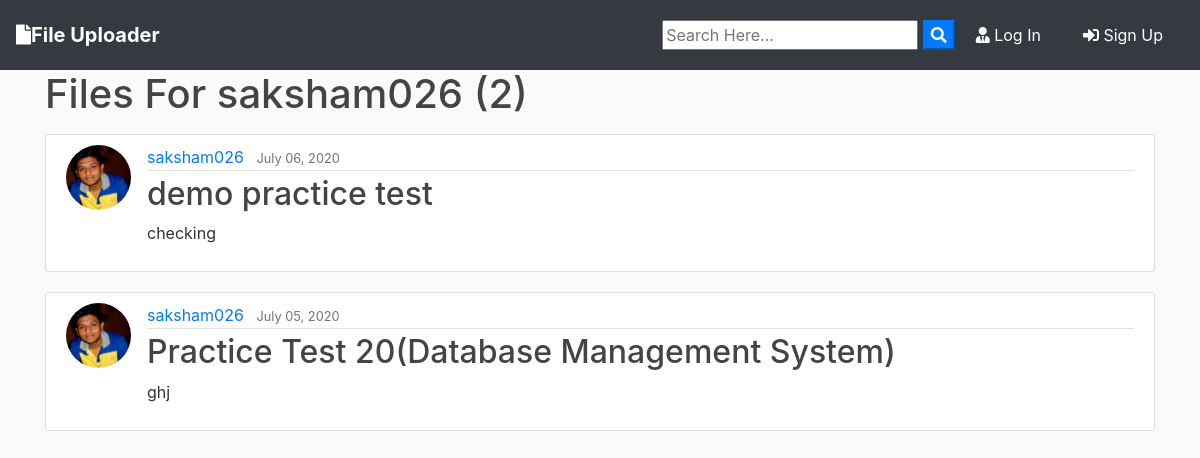
Page /user/saksham026 on the earlier database version.
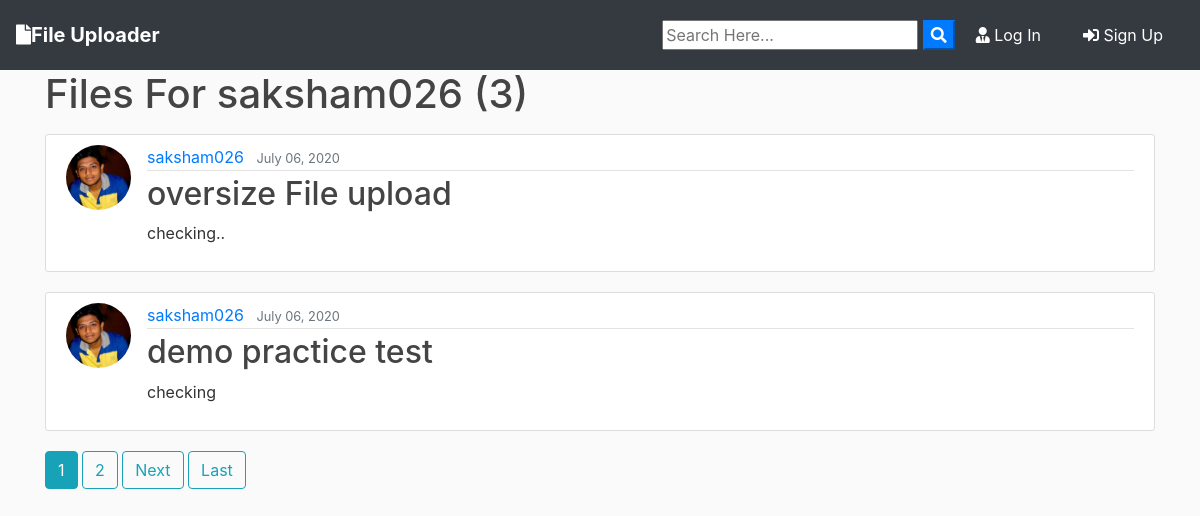
Same page on the later database version.
### uploads/models.py (models this page shows, shortened)
class Filee(models.Model):
	title = models.CharField(max_length=100)
	file = models.FileField(null=True,blank=True,upload_to='Files', validators=[validate_file_size])
	content = models.TextField()
	date_posted = models.DateTimeField(default=timezone.now)
	author = models.ForeignKey(User, on_delete=models.CASCADE)

### users/models.py (models this page shows, shortened)
class Profile(models.Model):
    user = models.OneToOneField(User, on_delete=models.CASCADE)
    image = models.ImageField(default='default.jpg', upload_to='profile_pics')

### uploads/views.py (the view)
# urls.py: path('user/<str:username>', UserFileListView.as_view(), name='user-files'),
class UserFileListView(ListView):
    model = Filee
    template_name = 'upload/user_files.html'  # <app>/<model>_<viewtype>.html
    context_object_name = 'files'
    paginate_by = 2
    def get_queryset(self):
        user = get_object_or_404(User, username=self.kwargs.get('username'))
        return Filee.objects.filter(author=user).order_by('-date_posted')

### uploads/templates/upload/user_files.html (shortened to what this page needs)
{% extends "upload/base.html" %}
{% block content %}
    <h1 class="mb-3">Files For {{ view.kwargs.username }} ({{ page_obj.paginator.count }})</h1>
    {% for filee in files %}
        <article class="media content-section">
          <img class="rounded-circle article-img" src="{{ filee.author.profile.image.url }}">
          <div class="media-body">
            <div class="article-metadata">
              <a class="mr-2" href="{% url 'user-files' filee.author.username %}">{{ filee.author }}</a>
              <small class="text-muted">{{ filee.date_posted|date:"F d, Y" }}</small>
            </div>
            <h2><a class="article-title" href="{% url 'file-detail' filee.id %}">{{ filee.title }}</a></h2>
            <p class="article-content">{{ filee.content }}</p>
          </div>
        </article>
    {% endfor %}
    {% if is_paginated %}
      {% for num in page_obj.paginator.page_range %}
        {% if page_obj.number == num %}
          <a class="btn btn-info mb-4" href="?page={{ num }}">{{ num }}</a>
        {% elif num > page_obj.number|add:'-3' and num < page_obj.number|add:'3' %}
          <a class="btn btn-outline-info mb-4" href="?page={{ num }}">{{ num }}</a>
        {% endif %}
      {% endfor %}
      {% if page_obj.has_next %}
        <a class="btn btn-outline-info mb-4" href="?page={{ page_obj.next_page_number }}">Next</a>
        <a class="btn btn-outline-info mb-4" href="?page={{ page_obj.paginator.num_pages }}">Last</a>
      {% endif %}
    {% endif %}
{% endblock content %}

### uploads/templates/upload/base.html (shortened to what this page needs)
{% load staticfiles %}
<!doctype html>
<html lang="en">
  <head>
    <link rel="stylesheet" href="https://stackpath.bootstrapcdn.com/bootstrap/4.3.1/css/bootstrap.min.css">
    <link rel="stylesheet" href="https://use.fontawesome.com/releases/v5.8.1/css/all.css" >
    <link rel="stylesheet" href="{% static 'upload/main.css' %}">
</head>
  <body>
        <nav class="navbar navbar-expand-lg navbar-dark bg-dark">
                <a class="navbar-brand font-weight-bold" href="{% url 'file-home' %}"><i class="fas fa-file"></i>File Uploader</a>
                <div class="collapse navbar-collapse" id="navbarSupportedContent">
                  <form id="searchform" action="{% url 'search' %}" method="get">
                    <input type="text" name="q" type="text" value="{{ request.GET.q }}" placeholder="Search Here..." />
                    <button type="button" onclick="searchform.submit()" class=" text-white my-color btn-primary"><i class="fa fa-search"></i></button>
                </form>
                    {% if user.is_authenticated %}
                    <a href="{% url 'user-files' user %}" class="btn text-white m-2"><i class="fas fa-user-shield"></i> My Files</a>
                    <a href="{% url 'file-create' %} " class="btn text-white m-2"><i class="fas fa-user-edit"></i> Upload New File</a>
                    <a href="{% url 'profile' %} " class="btn text-white m-2"><i class="fas fa-user"></i> Profile </a>
                    <a href="{% url 'logout' %} " class="btn text-white m-2"><i class="fas fa-sign-out-alt"></i> Log Out</a>
                    {% else %}
                    <a href="{% url 'login' %} " class="btn text-white m-2"><i class="fas fa-user-tie"></i> Log In</a>
                    <a href="{% url 'register' %} " class="btn text-white m-2"> <i class="fas fa-sign-in-alt"></i> Sign Up</a>
                    {% endif %}
                </div>
              </nav>
      <div class="container my-bg">
    {% block content %}
    {% endblock  %}
</div>
  </body>
</html>

### uploads/static/upload/main.css (style rules this page uses)
body { background: #fafafa; color: #333333; margin-top: 0; }
h1, h2, h3, h4, h5, h6 { color: #444444; }
.content-section { background: #ffffff; padding: 10px 20px; border: 1px solid #dddddd; border-radius: 3px; margin-bottom: 20px; }
.article-title { color: #444444; }
.article-content { white-space: pre-line; }
.article-img { height: 65px; width: 65px; margin-right: 16px; }
.article-metadata { padding-bottom: 1px; margin-bottom: 4px; border-bottom: 1px solid #e3e3e3 }

Differences in the rows shown:
no longer on this page (row unchanged): Filee: author.profile.image (picture), author "saksham026", date_posted "July 05, 2020", title "Practice Test 20(Database Management System)", content "ghj"
added Filee: author.profile.image (picture), author "saksham026", date_posted "July 06, 2020", title "oversize File upload", content "checking.."
Other differences:
{{ page_obj.paginator.count }}: "2" → "3"
new list line: "1"
new list line: "2"
text now shown: "Next Last"
